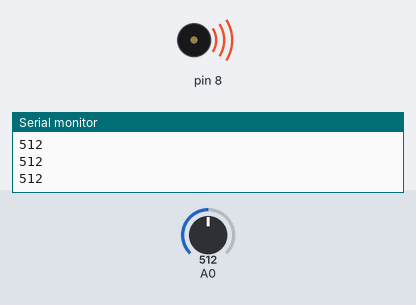
The sketch below on a simulated Arduino Uno, built with avr-gcc and run on an emulated ATmega328P. Parts: buzzer (waves = sounding), the last lines printed to the serial monitor. The test bench sets the inputs (shaded band); at power-on: A0 = 512.

Above: at 1.2 s.
1.3 s: A0 set to 489
At 1.9 s:
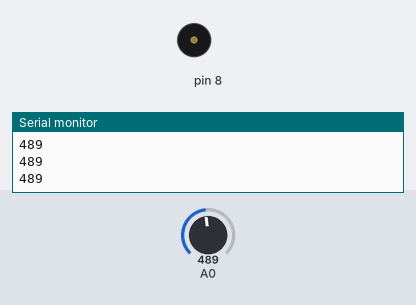
2.8 s: A0 set to 511
At 3.2 s:
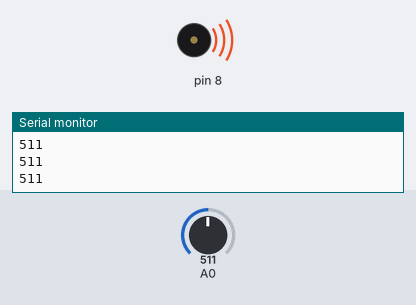
4.3 s: A0 set to 495
At 5.5 s:
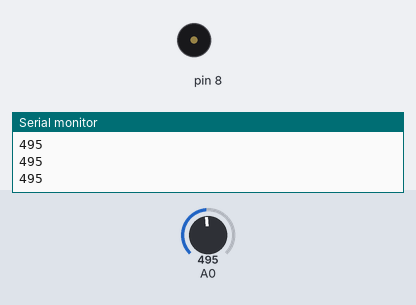
Timing chart, 0 to 7.3 s (numbered marks = the images above; inputs shaded):
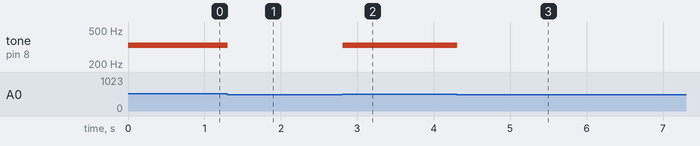

The sketch:

keyboard-instrument.ino
```cpp
int notes[] = {262,294,330,349};

void setup() {
  // put your setup code here, to run once:
  Serial.begin(9600);
}

void loop() {
  // put your main code here, to run repeatedly:
  int keyval = analogRead(A0);
  Serial.println(keyval);
  if(keyval >= 1020){
    tone(8, notes[0]);
  }
  else if(keyval >= 990 && keyval <= 1010){
    tone(8, notes[1]);
  }
  else if(keyval >= 505 && keyval <=520){
    tone(8, notes[2]);
  }
  else if(keyval >= 3 && keyval <= 20){
    tone(8, notes[3]);
  }
  else{
    noTone(8);
  }
}
```

Measured:
- the behaviour switches between 505 and 504 on A0 (found by bisection; images 0 and 1)
- after the input at 1.3 s, tone on pin 8: 330 Hz → silent at once
- after the input at 2.8 s, tone on pin 8: silent → 330 Hz at once
- after the input at 4.3 s, tone on pin 8: 330 Hz → silent at once
